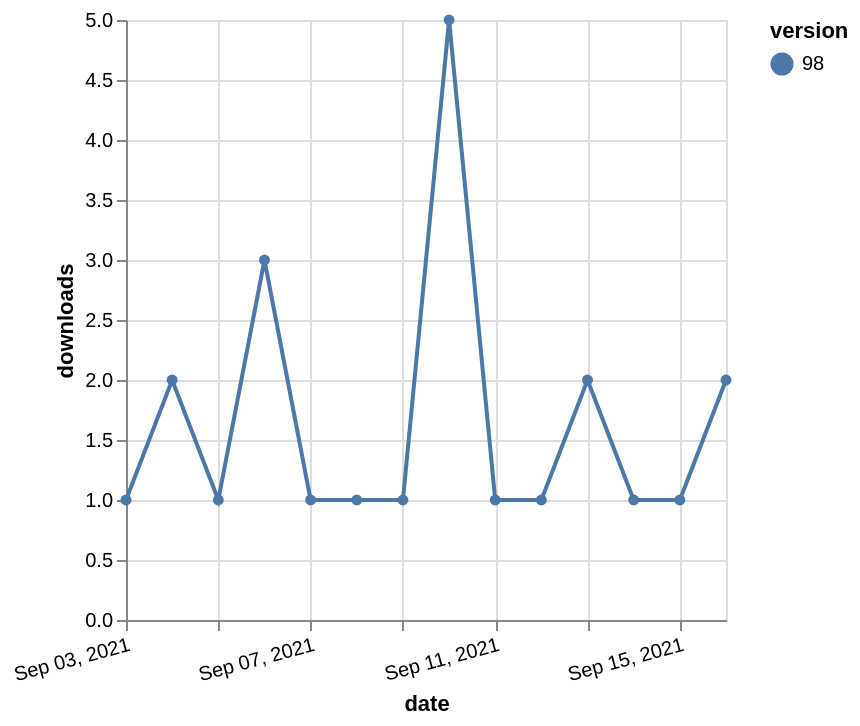

Write a Vega-Lite specification for this figure.
### Vega-Lite specification from a JSON file in a GitHub repository (floating-point values rounded to 4 significant figures)
{"$schema": "https://vega.github.io/schema/vega-lite/v5.json", "description": "A simple bar chart with embedded data.", "data": {"values": [{"date": "2021-09-03", "total": 320, "delta": 1, "version": "98"}, {"date": "2021-09-04", "total": 322, "delta": 2, "version": "98"}, {"date": "2021-09-05", "total": 323, "delta": 1, "version": "98"}, {"date": "2021-09-06", "total": 326, "delta": 3, "version": "98"}, {"date": "2021-09-07", "total": 327, "delta": 1, "version": "98"}, {"date": "2021-09-08", "total": 328, "delta": 1, "version": "98"}, {"date": "2021-09-09", "total": 329, "delta": 1, "version": "98"}, {"date": "2021-09-10", "total": 334, "delta": 5, "version": "98"}, {"date": "2021-09-11", "total": 335, "delta": 1, "version": "98"}, {"date": "2021-09-12", "total": 336, "delta": 1, "version": "98"}, {"date": "2021-09-13", "total": 338, "delta": 2, "version": "98"}, {"date": "2021-09-14", "total": 339, "delta": 1, "version": "98"}, {"date": "2021-09-15", "total": 340, "delta": 1, "version": "98"}, {"date": "2021-09-16", "total": 342, "delta": 2, "version": "98"}]}, "width": "container", "mark": {"type": "line", "point": {"filled": true}}, "encoding": {"x": {"field": "date", "type": "temporal", "timeUnit": "yearmonthdate", "title": "date", "axis": {"labelAngle": -15}}, "y": {"field": "delta", "type": "quantitative", "title": "downloads"}, "color": {"field": "version", "type": "nominal"}, "tooltip": {"field": "delta"}}}
